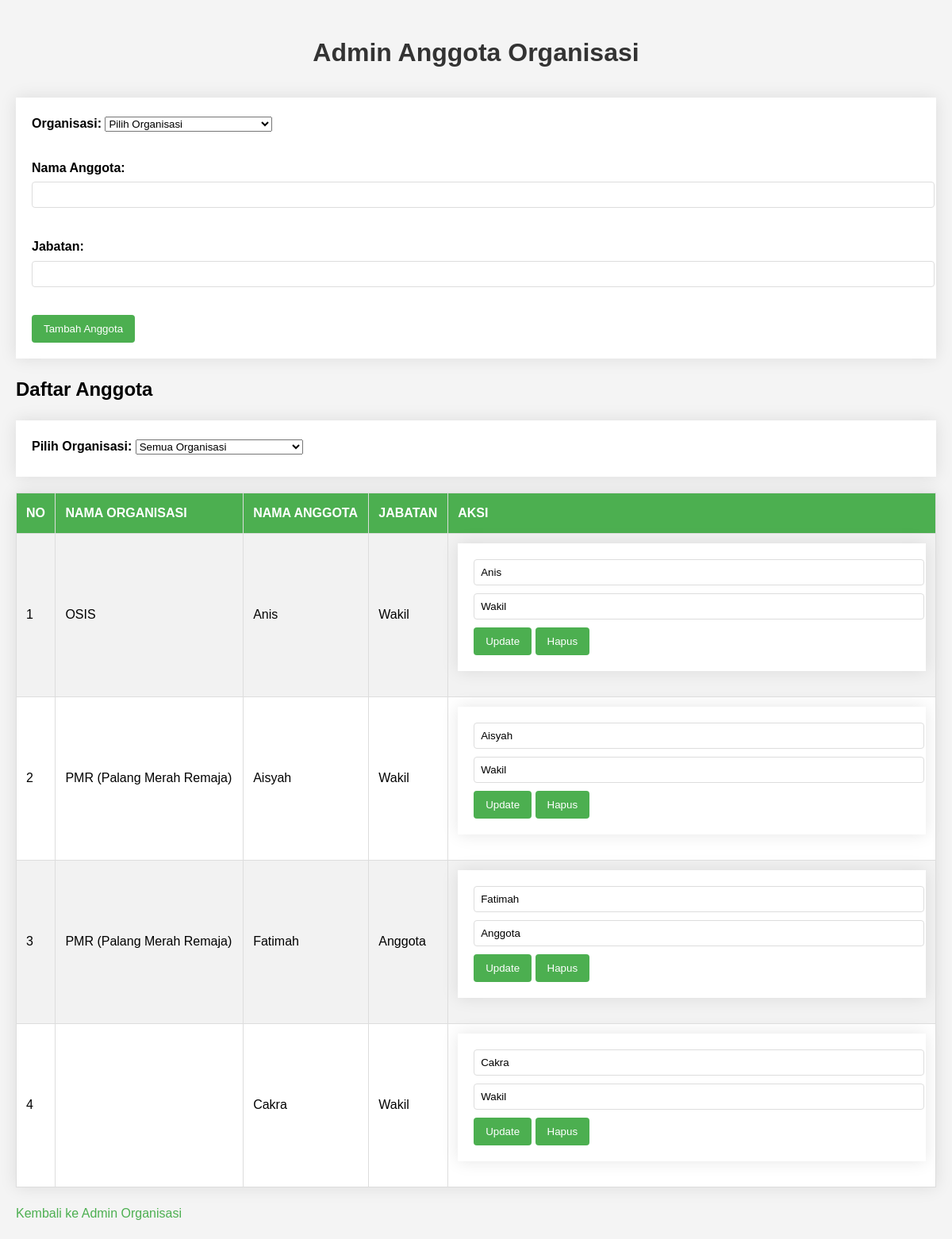
The app's page /admin_anggota.php with its own data.
### tables this page shows
CREATE TABLE anggota (
        id INTEGER PRIMARY KEY AUTOINCREMENT,
        id_organisasi INTEGER,
        nama_anggota TEXT,
        jabatan TEXT,
        FOREIGN KEY (id_organisasi) REFERENCES organisasi(id)
    );

CREATE TABLE organisasi (
        id INTEGER PRIMARY KEY AUTOINCREMENT,
        nama_organisasi TEXT,
        ketua_organisasi TEXT,
        logo_organisasi TEXT
    );

### function.php (called while the page is built, shortened)
<?php
function getConnection()
{
    $db = new SQLite3("database.sqlite");
    return $db;
}
function getOrganisasiById($id)
{
    $db = getConnection();
    $stmt = $db->prepare("SELECT * FROM organisasi WHERE id = :id");
    $stmt->bindValue(":id", $id, SQLITE3_INTEGER);
    $result = $stmt->execute();
    return $result->fetchArray(SQLITE3_ASSOC);
}
?>

### admin_anggota.php (the view, shortened to what this page needs)
<?php
require_once "function.php";
$anggota = [];
if (isset($_GET["id_organisasi"]) && !empty($_GET["id_organisasi"])) {
    $selected_organisasi = $_GET["id_organisasi"];
    $anggota = getAllAnggota($selected_organisasi);
} else {
    $db = getConnection();
    $result = $db->query("SELECT * FROM anggota");
    while ($row = $result->fetchArray(SQLITE3_ASSOC)) {
        $anggota[] = $row;
    }
}
?>
<!DOCTYPE html>
<html>
<head>
    <link rel="stylesheet" href="css/style.css">
</head>
<body>
    <h1>Admin Anggota Organisasi</h1>
    <form method="post">
        <label>Organisasi:</label>
        <select name="id_organisasi" required>
            <option value="">Pilih Organisasi</option>
        </select><br><br>
        <label>Nama Anggota:</label>
        <input type="text" name="nama" required><br><br>
        <label>Jabatan:</label>
        <input type="text" name="jabatan" required><br><br>
        <input type="submit" name="tambah" value="Tambah Anggota">
    </form>
    <h2>Daftar Anggota</h2>
    <form method="get">
        <label>Pilih Organisasi:</label>
        <select name="id_organisasi" onchange="this.form.submit()">
            <option value="">Semua Organisasi</option>
        </select>
    </form>
    <table>
        <tr>
            <th>No</th>
            <th>Nama Organisasi</th>
            <th>Nama Anggota</th>
            <th>Jabatan</th>
            <th>Aksi</th>
        </tr>
        <?php foreach ($anggota as $i => $ang) {
            $org = getOrganisasiById($ang["id_organisasi"]); ?>
        <tr>
            <td><?= $i + 1 ?></td>
            <td><?= $org["nama_organisasi"] ?></td>
            <td><?= $ang["nama_anggota"] ?></td>
            <td><?= $ang["jabatan"] ?></td>
            <td>
                <form method="post">
                    <input type="text" name="nama" value="<?= $ang[
                        "nama_anggota"
                    ] ?>" required>
                    <input type="text" name="jabatan" value="<?= $ang[
                        "jabatan"
                    ] ?>" required>
                    <input type="submit" name="update" value="Update">
                    <input type="submit" name="hapus" value="Hapus">
                </form>
            </td>
        </tr>
        <?php
        } ?>
    </table>
    <a href="admin.php">Kembali ke Admin Organisasi</a>
</body>
</html>

### css/style.css (style rules this page uses)
body { font-family: Arial, sans-serif; line-height: 1.6; margin: 0; padding: 20px; background-color: #f4f4f4; }
h1 { text-align: center; color: #333; margin-bottom: 30px; }
table { border-collapse: collapse; width: 100%; margin-bottom: 20px; background-color: #fff; box-shadow: 0 0 20px rgba(0, 0, 0, 0.1); }
th, td { border: 1px solid #ddd; padding: 12px; text-align: left; }
th { background-color: #4CAF50; color: white; text-transform: uppercase; }
tr:nth-child(even) { background-color: #f2f2f2; }
form { background-color: #fff; padding: 20px; margin-bottom: 20px; box-shadow: 0 0 20px rgba(0, 0, 0, 0.1); }
label { display: inline-block; margin-bottom: 5px; font-weight: bold; }
input[type="text"], input[type="file"] { width: 100%; padding: 8px; margin-bottom: 10px; border: 1px solid #ddd; border-radius: 4px; }
input[type="submit"] { background-color: #4CAF50; color: white; padding: 10px 15px; border: none; border-radius: 4px; cursor: pointer; }
a { color: #4CAF50; text-decoration: none; }

### records on screen
anggota: id_organisasi.nama_organisasi "OSIS", nama_anggota "Anis", jabatan "Wakil", nama "Anis"
anggota: id_organisasi.nama_organisasi "PMR (Palang Merah Remaja)", nama_anggota "Aisyah", jabatan "Wakil", nama "Aisyah"
anggota: id_organisasi.nama_organisasi "PMR (Palang Merah Remaja)", nama_anggota "Fatimah", jabatan "Anggota", nama "Fatimah"
anggota: nama_anggota "Cakra", jabatan "Wakil", nama "Cakra"
